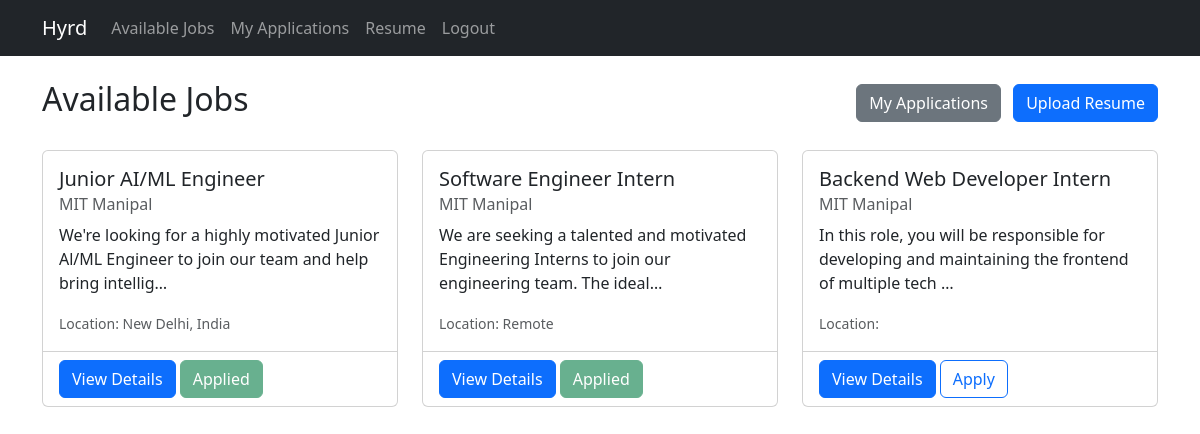
/candidate/ (signed in), run on the app's committed database.
### employer/models.py (models this page shows, shortened)
class Job(models.Model):
    job_id = models.CharField(max_length=50, blank=True, null=True)
    company = models.ForeignKey(Company, on_delete=models.CASCADE, related_name='jobs')
    title = models.CharField(max_length=200)
    about_company = models.TextField(blank=True)
    summary = models.TextField(blank=True)
    responsibilities = models.TextField(blank=True)
    educational_requirements = models.TextField(blank=True)
    technical_requirements = models.TextField(blank=True)
    experience_years = models.PositiveIntegerField(null=True, blank=True)
    preferred_qualifications = models.TextField(blank=True)
    location = models.CharField(max_length=200, blank=True)
    compensation = models.CharField(max_length=100, blank=True)
    document = models.FileField(upload_to='job_documents/', blank=True)
    created_at = models.DateTimeField(auto_now_add=True)
    updated_at = models.DateTimeField(auto_now=True)

class Company(models.Model):
    name = models.CharField(max_length=200)
    description = models.TextField(blank=True)
    created_at = models.DateTimeField(auto_now_add=True)
    updated_at = models.DateTimeField(auto_now=True)

### candidate/views.py (the view)
    def wrapper(request, *args, **kwargs):
        user_id = request.session.get('user_id')
        if not user_id:
            return redirect('employer:login')
        try:
            user = User.objects.get(id=user_id)
            if user.is_employer:
                return redirect('employer:company_list')
        except User.DoesNotExist:
            return redirect('employer:login')
        return view_func(request, *args, **kwargs)

### candidate/views.py (called while the page is built)
def login_required_candidate(view_func):
    def wrapper(request, *args, **kwargs):
        user_id = request.session.get('user_id')
        if not user_id:
            return redirect('employer:login')
        try:
            user = User.objects.get(id=user_id)
            if user.is_employer:
                return redirect('employer:company_list')
        except User.DoesNotExist:
            return redirect('employer:login')
        return view_func(request, *args, **kwargs)
    return wrapper

@login_required_candidate
def index(request):
    user = User.objects.get(id=request.session.get('user_id'))
    jobs = Job.objects.all()
    applied_jobs = AppliedJob.objects.filter(candidate=user).values_list('job_id', flat=True)
    return render(request, 'candidate/job_list.html', {
        'jobs': jobs,
        'applied_jobs': applied_jobs,
        'user': user
    })

### templates/candidate/job_list.html (shortened to what this page needs)
{% extends "base.html" %}
{% block content %}
<div class="d-flex justify-content-between align-items-center mb-4">
    <h2>Available Jobs</h2>
    <div>
        <a href="{% url 'candidate:my_applications' %}" class="btn btn-secondary me-2">My Applications</a>
        <a href="{% url 'candidate:upload_resume' %}" class="btn btn-primary">Upload Resume</a>
    </div>
</div>
{% if jobs %}
<div class="row">
    {% for job in jobs %}
    <div class="col-md-4 mb-4">
        <div class="card h-100">
            <div class="card-body">
                <h5 class="card-title">{{ job.title }}</h5>
                <h6 class="card-subtitle mb-2 text-muted">{{ job.company.name }}</h6>
                <p class="card-text">{{ job.summary|truncatechars:100 }}</p>
                <p class="card-text"><small class="text-muted">Location: {{ job.location }}</small></p>
            </div>
            <div class="card-footer bg-transparent">
                <button type="button" class="btn btn-primary" data-bs-toggle="modal" data-bs-target="#jobModal{{ job.id }}">
                    View Details
                </button>
                {% if job.id in applied_jobs %}
                <button class="btn btn-success" disabled>Applied</button>
                {% else %}
                <a href="{% url 'candidate:apply_job' job_id=job.id %}" class="btn btn-outline-primary">Apply</a>
                {% endif %}
            </div>
        </div>
    </div>
    {% endfor %}
</div>
{% else %}
<div class="alert alert-info">
    No jobs available at the moment. Please check back later.
</div>
{% endif %}
{% endblock %}

### data on the page
Job: title "Junior AI/ML Engineer", company.name "MIT Manipal", summary "We're looking for a highly motivated Junior Al/ML Engineer to join our team and help bring intellig…", location "New Delhi, India", shows "Applied"
Job: title "Software Engineer Intern", company.name "MIT Manipal", summary "We are seeking a talented and motivated Engineering Interns to join our engineering team. The ideal…", location "Remote", shows "Applied"
Job: title "Backend Web Developer Intern", company.name "MIT Manipal", summary "In this role, you will be responsible for developing and maintaining the frontend of multiple tech …", shows "Apply"
